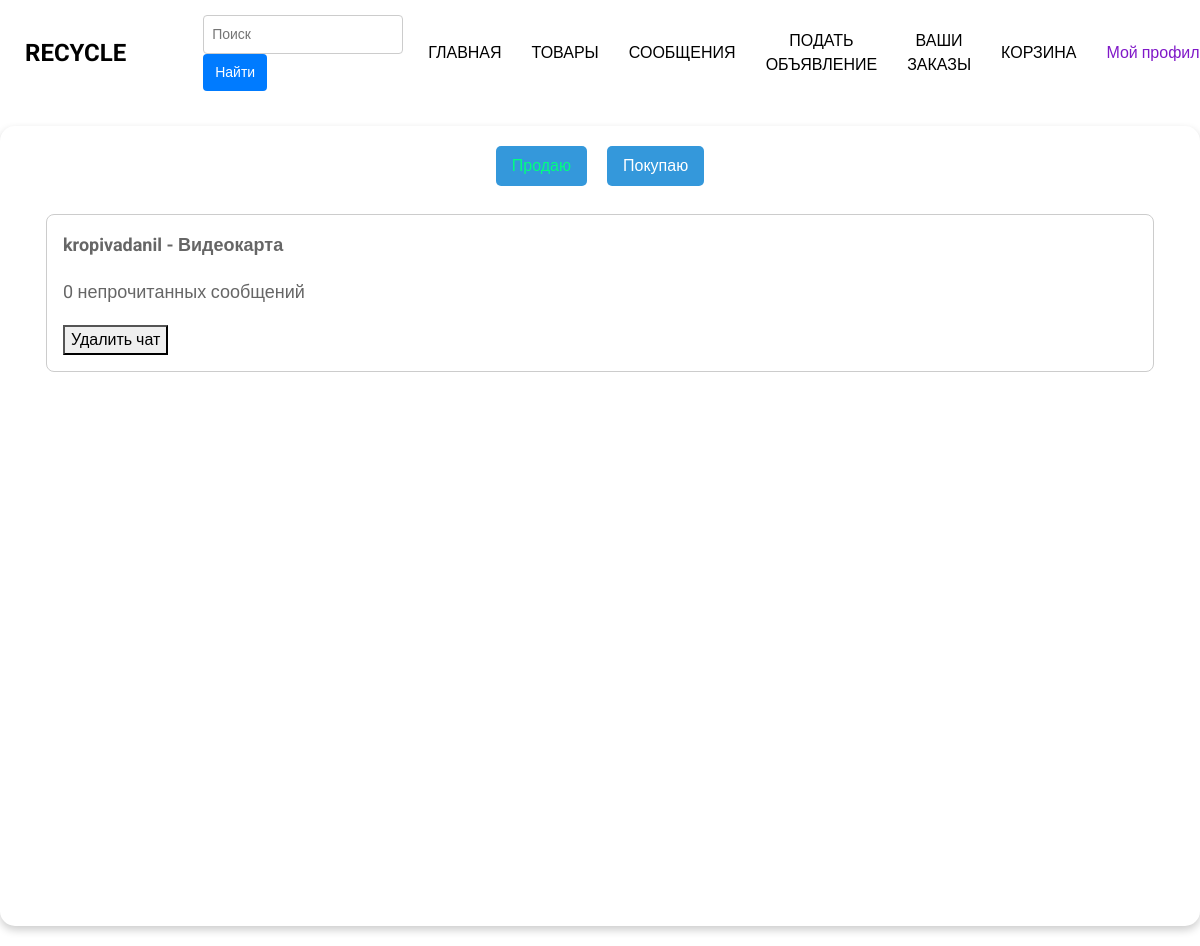
Page /user-selling-products/ (signed in) on the earlier database version.
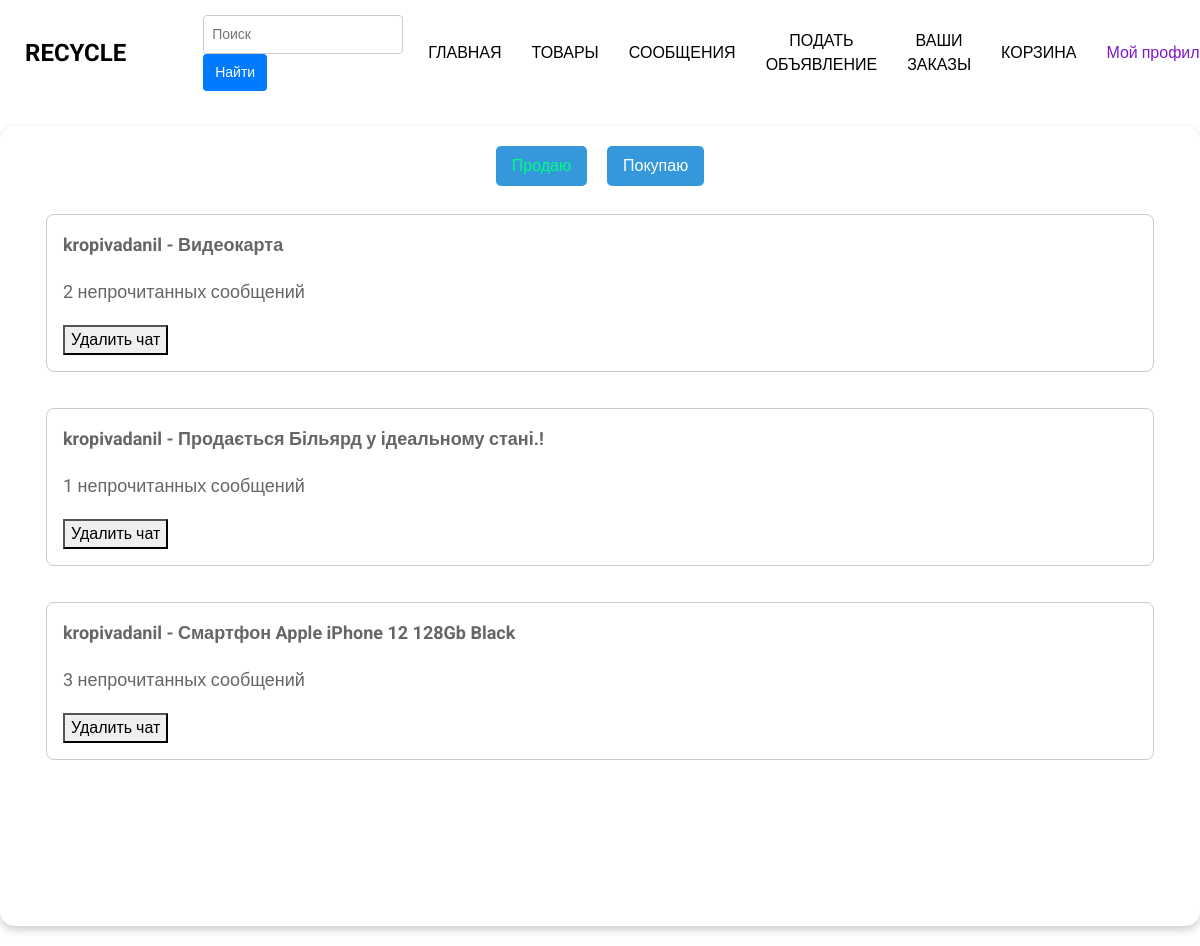
Same page on the later database version.
### bboard/models.py (models this page shows, shortened)
class Chat(models.Model):
    sender = models.ForeignKey(User, related_name='sent_chats', on_delete=models.CASCADE, null=True, verbose_name='Отправитель')
    receiver = models.ForeignKey(User, related_name='received_chats', on_delete=models.CASCADE, null=True, verbose_name='Получатель')
    product = models.ForeignKey(Product, on_delete=models.CASCADE, verbose_name='Товар')
    created_at = models.DateTimeField(auto_now_add=True, verbose_name='Дата создания')
    last_message = models.ForeignKey('Message', null=True, blank=True, on_delete=models.SET_NULL,
                                     related_name='chat_messages', verbose_name='Последнее сообщение')
    class Meta:
        verbose_name = "Чат"
        verbose_name_plural = "Чаты"

class Product(models.Model):
    user = models.ForeignKey(User, on_delete=models.CASCADE, verbose_name="Пользователь")
    category = models.ForeignKey(Category, on_delete=models.CASCADE, verbose_name="Категория")
    title = models.CharField(max_length=200, verbose_name="Заголовок")
    slug = models.SlugField(unique=True, max_length=400, verbose_name="URL", blank=True)
    description = models.TextField(verbose_name="Описание")
    price = models.DecimalField(max_digits=10, decimal_places=2, verbose_name="Цена")
    image_1 = models.ImageField(upload_to="products", null=True, blank=True, verbose_name="Первое изображение")
    image_2 = models.ImageField(upload_to='products', null=True, blank=True, verbose_name="Второе изображение")
    image_3 = models.ImageField(upload_to='products', null=True, blank=True, verbose_name="Третье изображение")
    created_at = models.DateTimeField(auto_now_add=True, null=True, verbose_name="Дата создания")
    thumbnail_1 = ImageSpecField(source='image_1',
                                 processors=[ResizeToFill(500, 500)],
                                 format='JPEG',
                                 options={'quality': 100})
    thumbnail_2 = ImageSpecField(source='image_2',
                                 processors=[ResizeToFill(500, 500)],
                                 format='JPEG',
                                 options={'quality': 100})
    thumbnail_3 = ImageSpecField(source='image_3',
                                 processors=[ResizeToFill(500, 500)],
                                 format='JPEG',
                                 options={'quality': 100})
    class Meta:
        verbose_name = "Товар"
        verbose_name_plural = "Товары"

### accounts/models.py (models this page shows, shortened)
class User(AbstractUser):
    phone_number = models.CharField(max_length=20, verbose_name="Номер телефона")
    city = models.CharField(max_length=100, choices=CITY_CHOICES, verbose_name="Населенный пункт")
    average_rating = models.DecimalField(max_digits=3, decimal_places=2, default=0.0, verbose_name="Средний рейтинг")
    total_ratings = models.PositiveIntegerField(default=0, verbose_name="Количество оценок")

### bboard/views.py (the view)
# urls.py: path('user-selling-products/', views.user_sell, name="user_sell"),
@login_required
def user_sell(request):
    chats = services.get_user_chats(request.user, chat_type="sell")
    dict_chat = {}  # Создаем пустой словарь
    for chat in chats:
        messages = Message.objects.filter(chat=chat).order_by('created_at').select_related('sender')
        count = 0  # Счетчик для каждого чата
        for message in messages:
            if not message.is_read and message.sender != request.user:
                count += 1
        dict_chat[chat] = count  # Используем сам объект чата как ключ
    return render(request, "products/sell.html",
                  {"chats": chats, "temp": "sell", "dict_chat": dict_chat})

### bboard/services.py (called while the page is built)
def get_user_chats(user, chat_type):
    if chat_type == "buy":
        return Chat.objects.filter(sender=user).select_related('receiver', 'product')
    elif chat_type == "sell":
        return Chat.objects.filter(receiver=user).select_related('sender')
    else:
        return Chat.objects.filter(sender=user).select_related('receiver', 'product')

### templates/products/sell.html (shortened to what this page needs)
{% extends 'products/new/base.html' %}
{% load static %}
{%block styles%}<link rel="stylesheet" type="text/css" href="{% static 'buy_styles.css' %}">{% endblock %}
{% block content %}
<div class="chats-199">
    <div class="css-1382m1k">
        <a href="{%url 'user_sell' %}" class="{% if temp == 'sell' %}current-page{%endif%}">Продаю</a>
        <a href="{% url 'user_buy' %}" class="{% if temp == 'buy' %}current-page{%endif%}">Покупаю</a>
    </div>
    <div class="css-1b3tih6">
        {%if chats%}
        {% for chat, count in dict_chat.items %}
            <a href="{% url 'chat' chat.id %}">
                <div class="chat-container-445">
                    <p class="username-765">{{ chat.sender.username }} - {{ chat.product.title }}</p>
                    <p class="unread-count"> {{ count }} непрочитанных сообщений</p>
                    <form action="{% url 'delete_chat' chat.id %}" method="POST">
                        <button type="submit">Удалить чат</button>
                    </form>
                </div>
            </a>
        {% endfor %}
        {%else%}
            <p align="center">Сообщений пока нет</p>
        {%endif%}
    </div>
</div>
{% endblock %}

Differences in the rows shown:
removed Chat: sender.username "kropivadanil", product "Видеокарта", count "0"
added Chat: sender.username "kropivadanil", product "Видеокарта", sender "2"
added Chat: sender.username "kropivadanil", product "Продається Більярд у ідеальному стані.!", receiver "1"
added Chat: sender.username "kropivadanil", product "Смартфон Apple iPhone 12 128Gb Black", count "3"
